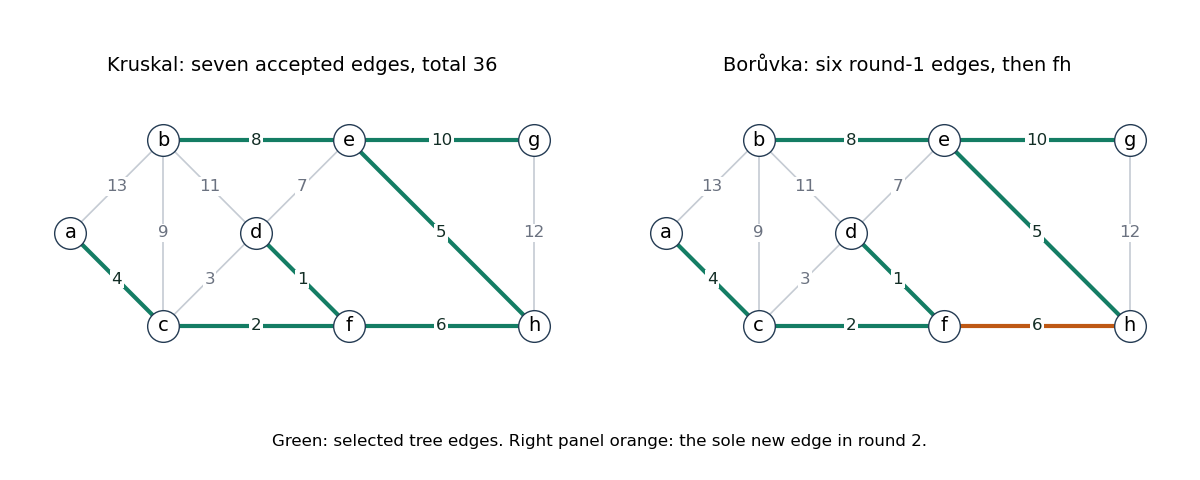

Reproduce this figure in Python.
"""Plot the solved weighted tree and Boruvka rounds; write the PNG to cwd."""
from pathlib import Path
import numpy as np
import matplotlib
matplotlib.use('Agg')
import matplotlib.pyplot as plt

plt.rcParams.update({'font.size': 12, 'font.family': 'DejaVu Sans'})
fig, axes = plt.subplots(1, 2, figsize=(12, 4.8), dpi=100, facecolor='white')
pos={'a':(0,0),'b':(1,1),'c':(1,-1),'d':(2,0),'e':(3,1),'f':(3,-1),'g':(5,1),'h':(5,-1)}
edges=[('a','b',13),('a','c',4),('b','c',9),('b','d',11),('c','d',3),('b','e',8),('c','f',2),('d','e',7),('d','f',1),('e','g',10),('e','h',5),('f','h',6),('g','h',12)]
tree={frozenset(e)for e in [('d','f'),('c','f'),('a','c'),('e','h'),('f','h'),('b','e'),('e','g')]}
for panel,ax in enumerate(axes):
    for u,v,w in edges:
        p=np.array(pos[u]);q=np.array(pos[v]);chosen=frozenset((u,v))in tree
        color='#147d64'if chosen else '#c5cbd3'
        if panel and frozenset((u,v))==frozenset(('f','h')):color='#be5814'
        ax.plot([p[0],q[0]],[p[1],q[1]],color=color,lw=3 if chosen else 1.2,zorder=1)
        mid=(p+q)/2
        ax.text(*mid,str(w),ha='center',va='center',color='#122d25'if chosen else '#6b7280',
                bbox={'facecolor':'white','edgecolor':'none','pad':1.2},zorder=2)
    for v,(x,y)in pos.items():
        ax.scatter([x],[y],s=520,facecolor='white',edgecolor='#243b53',zorder=3)
        ax.text(x,y,v,ha='center',va='center',zorder=4,fontsize=14)
    ax.set(xlim=(-.5,5.5),ylim=(-1.65,1.65),aspect='equal')
    ax.axis('off')
axes[0].set_title('Kruskal: seven accepted edges, total 36',fontsize=14)
axes[1].set_title('Borůvka: six round-1 edges, then fh',fontsize=14)
fig.text(.5,.07,'Green: selected tree edges. Right panel orange: the sole new edge in round 2.',ha='center',fontsize=12)
fig.subplots_adjust(left=.02,right=.98,bottom=.15,top=.88,wspace=.07)
fig.savefig(Path(__file__).with_suffix('.png').name,facecolor='white')
plt.close(fig)
